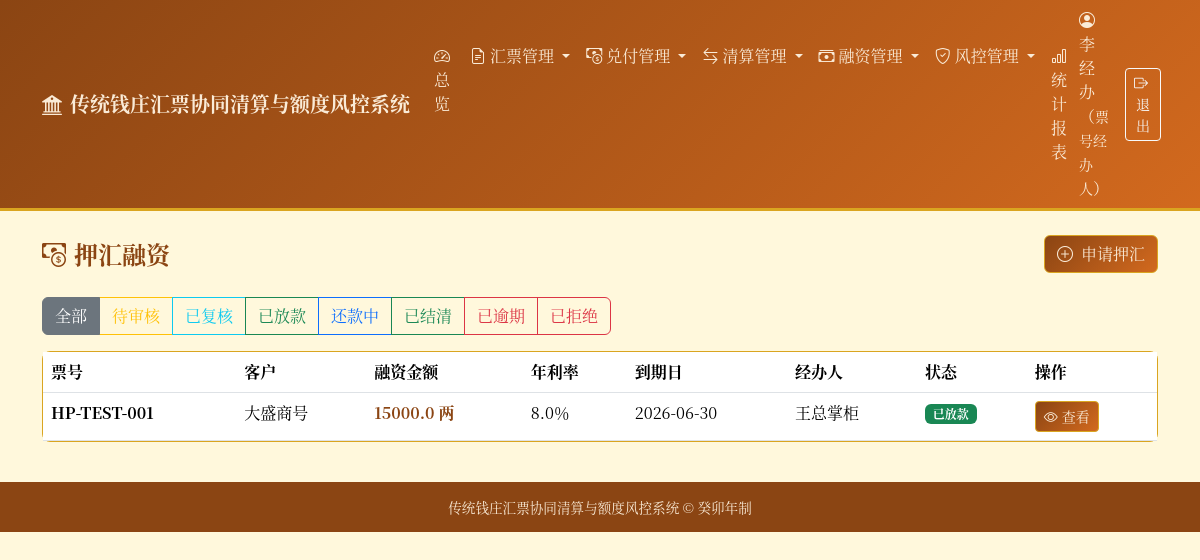
The app's page /finance/loans (signed in), older data.
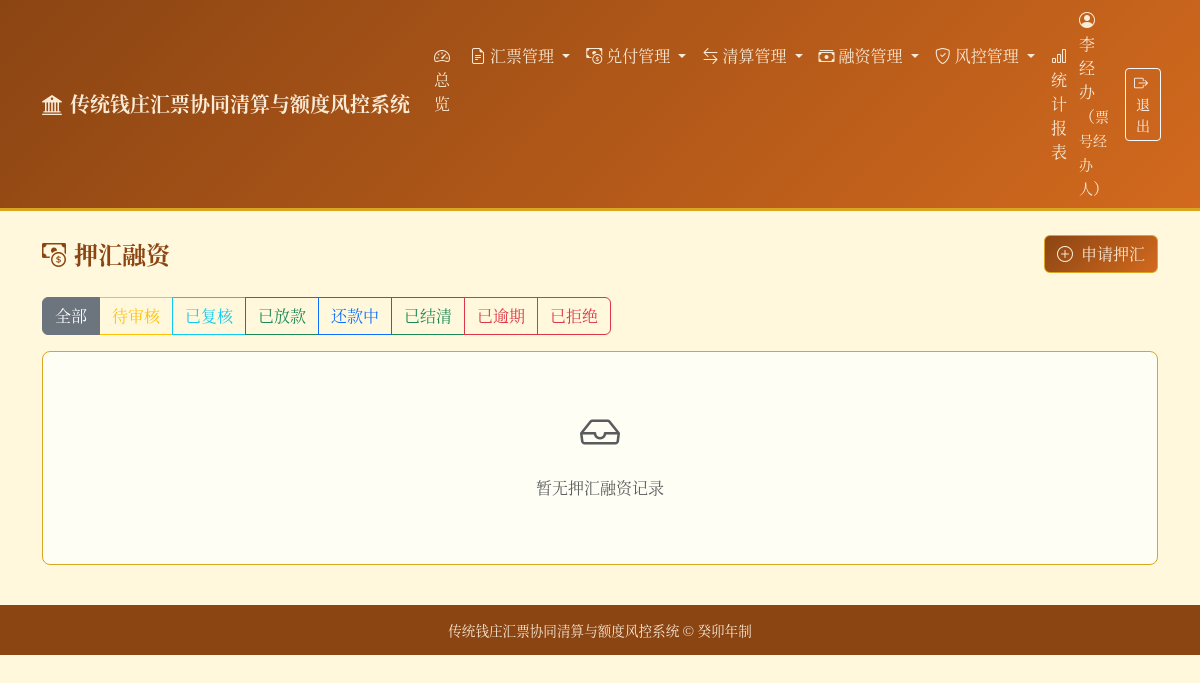
The same page, newer data.
### tables this page shows
CREATE TABLE finance_loans (
        id INTEGER PRIMARY KEY AUTOINCREMENT,
        bill_id INTEGER NOT NULL,
        customer_name TEXT NOT NULL,
        loan_amount REAL NOT NULL CHECK(loan_amount > 0),
        rate_annual REAL NOT NULL CHECK(rate_annual > 0),
        loan_date TEXT,
        due_date TEXT,
        status TEXT NOT NULL DEFAULT '待审核' CHECK(status IN (
            '待审核', '已复核', '已放款', '还款中', '已结清', '已逾期', '已拒绝', '已取消'
        )),
        applicant_id INTEGER NOT NULL,
        reviewer_id INTEGER,
        review_date TEXT,
        review_comment TEXT,
        approver_id INTEGER,
        approve_date TEXT,
        approve_comment TEXT,
        paid_amount REAL NOT NULL DEFAULT 0,
        interest_paid REAL NOT NULL DEFAULT 0,
        branch_id INTEGER,
        remark TEXT,
        created_at TEXT NOT NULL,
        FOREIGN KEY (bill_id) REFERENCES bills(id),
        FOREIGN KEY (applicant_id) REFERENCES users(id),
        FOREIGN KEY (reviewer_id) REFERENCES users(id),
        FOREIGN KEY (approver_id) REFERENCES users(id),
        FOREIGN KEY (branch_id) REFERENCES branches(id)
    );

CREATE TABLE bills (
        id INTEGER PRIMARY KEY AUTOINCREMENT,
        bill_no TEXT UNIQUE NOT NULL,
        amount REAL NOT NULL CHECK(amount > 0),
        issuer_id INTEGER NOT NULL,
        issue_branch_id INTEGER,
        payee TEXT NOT NULL,
        issue_date TEXT NOT NULL,
        due_date TEXT,
        status TEXT NOT NULL DEFAULT '有效' CHECK(status IN (
            '有效', '已兑付', '已作废', '挂失', '冻结'
        )),
        remark TEXT,
        FOREIGN KEY (issuer_id) REFERENCES users(id),
        FOREIGN KEY (issue_branch_id) REFERENCES branches(id)
    );

CREATE TABLE users (
        id INTEGER PRIMARY KEY AUTOINCREMENT,
        username TEXT UNIQUE NOT NULL,
        real_name TEXT NOT NULL,
        role TEXT NOT NULL CHECK(role IN ('总号掌柜', '分号掌柜', '票号经办人', '复核人', '稽核员')),
        branch_id INTEGER,
        password TEXT NOT NULL DEFAULT '123456',
        status TEXT NOT NULL DEFAULT '在职' CHECK(status IN ('在职', '离职')),
        created_date TEXT NOT NULL,
        FOREIGN KEY (branch_id) REFERENCES branches(id)
    );

### main.py (the view)
@app.get("/finance/loans", response_class=HTMLResponse)
def finance_loans_list(request: Request, status: Optional[str] = None, user=Depends(auth_dep)):
    conn = get_db()
    cursor = conn.cursor()
    sql = """
        SELECT fl.*, b.bill_no, b.amount as bill_amount,
               u1.real_name as applicant_name, u2.real_name as reviewer_name, u3.real_name as approver_name,
               br.branch_name
        FROM finance_loans fl
        LEFT JOIN bills b ON fl.bill_id = b.id
        LEFT JOIN users u1 ON fl.applicant_id = u1.id
        LEFT JOIN users u2 ON fl.reviewer_id = u2.id
        LEFT JOIN users u3 ON fl.approver_id = u3.id
        LEFT JOIN branches br ON fl.branch_id = br.id
    """
    params = []
    if status and status in ('待审核', '已复核', '已放款', '还款中', '已结清', '已逾期', '已拒绝', '已取消'):
        sql += " WHERE fl.status = ?"
        params.append(status)
    sql += " ORDER BY fl.id DESC"
    cursor.execute(sql, params)
    loans = [dict(row) for row in cursor.fetchall()]
    conn.close()
    return templates.TemplateResponse(
        "finance_loan_list.html",
        {"request": request, "user": user, "loans": loans, "current_status": status},
    )

### templates/finance_loan_list.html (shortened to what the changed rows need)
{% extends "base.html" %}
{% block content %}
<div class="card card-qz">
    <div class="card-body p-0">
        {% if loans %}
        <div class="table-responsive">
            <table class="table table-hover mb-0">
                <thead style="background-color: var(--qz-light);">
                    <tr>
                        <th>票号</th>
                        <th>客户</th>
                        <th>融资金额</th>
                        <th>年利率</th>
                        <th>到期日</th>
                        <th>经办人</th>
                        <th>状态</th>
                        <th>操作</th>
                    </tr>
                </thead>
                <tbody>
                    {% for loan in loans %}
                    <tr>
                        <td><strong>{{ loan.bill_no }}</strong></td>
                        <td>{{ loan.customer_name }}</td>
                        <td><strong style="color: var(--qz-primary);">{{ loan.loan_amount }} 两</strong></td>
                        <td>{{ loan.rate_annual }}％</td>
                        <td>{{ loan.due_date }}</td>
                        <td>{{ loan.applicant_name }}</td>
                        <td>
                            {% if loan.status == '待审核' %}
                            <span class="badge badge-pending">待审核</span>
                            {% elif loan.status == '已复核' %}
                            <span class="badge badge-info">已复核</span>
                            {% elif loan.status == '已放款' %}
                            <span class="badge badge-valid">已放款</span>
                            {% elif loan.status == '还款中' %}
                            <span class="badge badge-settled">还款中</span>
                            {% elif loan.status == '已结清' %}
                            <span class="badge badge-approved">已结清</span>
                            {% elif loan.status == '已逾期' %}
                            <span class="badge badge-lost">已逾期</span>
                            {% elif loan.status == '已拒绝' %}
                            <span class="badge badge-rejected">已拒绝</span>
                            {% elif loan.status == '已取消' %}
                            <span class="badge badge-voided">已取消</span>
                            {% endif %}
                        </td>
                        <td>
                            <a href="/finance/loans/{{ loan.id }}" class="btn btn-sm btn-qz">
                                <i class="bi bi-eye me-1"></i>查看
                            </a>
                        </td>
                    </tr>
                    {% endfor %}
                </tbody>
            </table>
        </div>
        {% else %}
        <div class="text-center py-5 text-muted">
            <i class="bi bi-inbox fs-1 d-block mb-3"></i>
            <p>暂无押汇融资记录</p>
        </div>
        {% endif %}
    </div>
</div>
{% endblock %}

Row changes from the older to the newer data that the page shows:
removed finance_loans: bill_no "HP-TEST-001", customer_name "大盛商号", loan_amount "15000.0", rate_annual "8.0", due_date "2026-06-30", applicant_name "王总掌柜", status "已放款"
Text that changed along with them:
text no longer shown: "票号 客户 融资金额 年利率 到期日 经办人 状态 操作"
text now shown: "暂无押汇融资记录"
